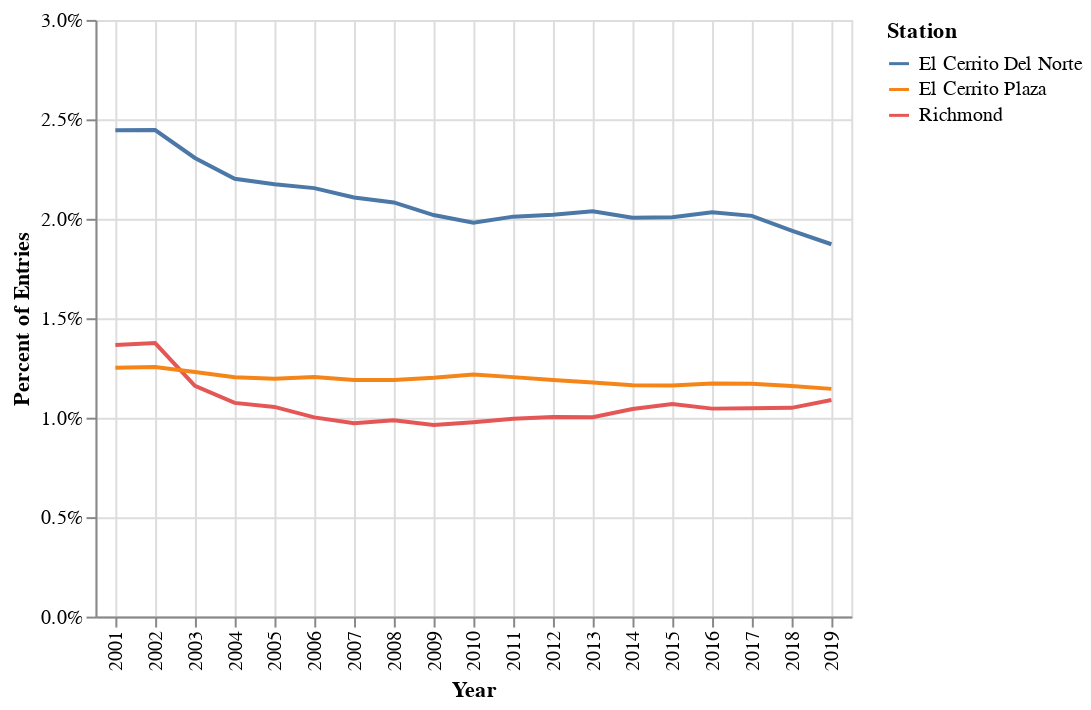

This figure's notebook cell:
### Code cell
alt.Chart(df).mark_line().encode(
    x='Year',
    y=alt.Y('Percent of Entries').scale(domain=(0,.03)).axis(format='%'),
    color=alt.Color("Station:N")
).configure_axis(
    grid=True
)

### Figure 1 — Vega-Lite specification as saved in the notebook (floating-point values rounded to 4 significant figures)
{"config": {"view": {"continuousWidth": 300, "continuousHeight": 300}, "axis": {"grid": true}}, "data": {"name": "data-dc349b45c3be7e270b66b35b780c3f9c"}, "mark": {"type": "line"}, "encoding": {"color": {"field": "Station", "type": "nominal"}, "x": {"field": "Year", "type": "nominal"}, "y": {"axis": {"format": "%"}, "field": "Percent of Entries", "scale": {"domain": [0, 0.03]}, "type": "quantitative"}}, "$schema": "https://vega.github.io/schema/vega-lite/v5.20.1.json", "datasets": {"data-dc349b45c3be7e270b66b35b780c3f9c": [{"Year": "2001", "Station": "Richmond", "Percent of Entries": 0.01365}, {"Year": "2001", "Station": "El Cerrito Del Norte", "Percent of Entries": 0.02445}, {"Year": "2001", "Station": "El Cerrito Plaza", "Percent of Entries": 0.01251}, {"Year": "2002", "Station": "Richmond", "Percent of Entries": 0.01375}, {"Year": "2002", "Station": "El Cerrito Del Norte", "Percent of Entries": 0.02446}, {"Year": "2002", "Station": "El Cerrito Plaza", "Percent of Entries": 0.01255}, {"Year": "2003", "Station": "Richmond", "Percent of Entries": 0.01161}, {"Year": "2003", "Station": "El Cerrito Del Norte", "Percent of Entries": 0.02306}, {"Year": "2003", "Station": "El Cerrito Plaza", "Percent of Entries": 0.01229}, {"Year": "2004", "Station": "Richmond", "Percent of Entries": 0.01075}, {"Year": "2004", "Station": "El Cerrito Del Norte", "Percent of Entries": 0.02201}, {"Year": "2004", "Station": "El Cerrito Plaza", "Percent of Entries": 0.01204}, {"Year": "2005", "Station": "Richmond", "Percent of Entries": 0.01054}, {"Year": "2005", "Station": "El Cerrito Del Norte", "Percent of Entries": 0.02174}, {"Year": "2005", "Station": "El Cerrito Plaza", "Percent of Entries": 0.01196}, {"Year": "2006", "Station": "Richmond", "Percent of Entries": 0.01001}, {"Year": "2006", "Station": "El Cerrito Del Norte", "Percent of Entries": 0.02154}, {"Year": "2006", "Station": "El Cerrito Plaza", "Percent of Entries": 0.01204}, {"Year": "2007", "Station": "Richmond", "Percent of Entries": 0.009721}, {"Year": "2007", "Station": "El Cerrito Del Norte", "Percent of Entries": 0.02107}, {"Year": "2007", "Station": "El Cerrito Plaza", "Percent of Entries": 0.01189}, {"Year": "2008", "Station": "Richmond", "Percent of Entries": 0.009868}, {"Year": "2008", "Station": "El Cerrito Del Norte", "Percent of Entries": 0.02082}, {"Year": "2008", "Station": "El Cerrito Plaza", "Percent of Entries": 0.0119}, {"Year": "2009", "Station": "Richmond", "Percent of Entries": 0.00963}, {"Year": "2009", "Station": "El Cerrito Del Norte", "Percent of Entries": 0.02019}, {"Year": "2009", "Station": "El Cerrito Plaza", "Percent of Entries": 0.012}, {"Year": "2010", "Station": "Richmond", "Percent of Entries": 0.009772}, {"Year": "2010", "Station": "El Cerrito Del Norte", "Percent of Entries": 0.0198}, {"Year": "2010", "Station": "El Cerrito Plaza", "Percent of Entries": 0.01217}, {"Year": "2011", "Station": "Richmond", "Percent of Entries": 0.009947}, {"Year": "2011", "Station": "El Cerrito Del Norte", "Percent of Entries": 0.02011}, {"Year": "2011", "Station": "El Cerrito Plaza", "Percent of Entries": 0.01204}, {"Year": "2012", "Station": "Richmond", "Percent of Entries": 0.01003}, {"Year": "2012", "Station": "El Cerrito Del Norte", "Percent of Entries": 0.0202}, {"Year": "2012", "Station": "El Cerrito Plaza", "Percent of Entries": 0.0119}, {"Year": "2013", "Station": "Richmond", "Percent of Entries": 0.01002}, {"Year": "2013", "Station": "El Cerrito Del Norte", "Percent of Entries": 0.02038}, {"Year": "2013", "Station": "El Cerrito Plaza", "Percent of Entries": 0.01177}, {"Year": "2014", "Station": "Richmond", "Percent of Entries": 0.01043}, {"Year": "2014", "Station": "El Cerrito Del Norte", "Percent of Entries": 0.02006}, {"Year": "2014", "Station": "El Cerrito Plaza", "Percent of Entries": 0.01163}, {"Year": "2015", "Station": "Richmond", "Percent of Entries": 0.01068}, {"Year": "2015", "Station": "El Cerrito Del Norte", "Percent of Entries": 0.02008}, {"Year": "2015", "Station": "El Cerrito Plaza", "Percent of Entries": 0.01161}, {"Year": "2016", "Station": "Richmond", "Percent of Entries": 0.01046}, {"Year": "2016", "Station": "El Cerrito Del Norte", "Percent of Entries": 0.02033}, {"Year": "2016", "Station": "El Cerrito Plaza", "Percent of Entries": 0.01172}, {"Year": "2017", "Station": "Richmond", "Percent of Entries": 0.01047}, {"Year": "2017", "Station": "El Cerrito Del Norte", "Percent of Entries": 0.02015}, {"Year": "2017", "Station": "El Cerrito Plaza", "Percent of Entries": 0.01171}, {"Year": "2018", "Station": "Richmond", "Percent of Entries": 0.01049}, {"Year": "2018", "Station": "El Cerrito Del Norte", "Percent of Entries": 0.0194}, {"Year": "2018", "Station": "El Cerrito Plaza", "Percent of Entries": 0.01159}, {"Year": "2019", "Station": "Richmond", "Percent of Entries": 0.01089}, {"Year": "2019", "Station": "El Cerrito Del Norte", "Percent of Entries": 0.01872}, {"Year": "2019", "Station": "El Cerrito Plaza", "Percent of Entries": 0.01145}]}}
